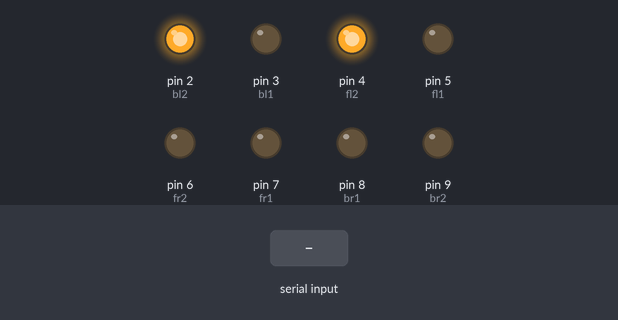
A sketch run on a simulated Arduino Mega 2560, built with avr-gcc and run on an emulated ATmega2560. Parts: output pins drawn as LEDs (lit = HIGH). The test bench sets the inputs (shaded band). What the sketch prints to the serial monitor is not drawn.

Above: at 1.2 s.
1.3 s: "90,45,200\n" received over the second serial link
2.8 s: "30,150,10\n" received over the second serial link
4.3 s: "90,45\n" received over the second serial link
5.8 s: "1,90,45\n" received over the second serial link
Timing chart, 0 to 8.3 s (numbered marks = the images above; inputs shaded):
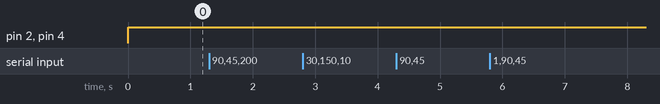

The sketch:

xbeetest.ino
```cpp
#define VERBOSE true

  int ID = 8;

  int speed1 = 40;
  int BUF_SZ = 40;
  int d = 1;

  unsigned long time_last_command = 0;

  int br1 = 8;
  int br2 = 9;
  int fr1 = 7;
  int fr2 = 6;
  int fl1 = 5;
  int fl2 = 4;
  int bl1 = 3;
  int bl2 = 2;


class XBEEComms {
  public:
    XBEEComms(): current_ttl_time(0), last_cmd_time(0) {}
    int current_command[3];
    String last_command;
    unsigned long current_ttl_time;  // time to live of last command recieved (milliseconds)
    unsigned long last_cmd_time;     // timestamp of last command (milliseconds)

    void update(String &last_command) {

      char buf[BUF_SZ];
      last_command.toCharArray(buf, sizeof(buf));

      int v[3];
      char *p = buf;
      char *tmp;
      int id = String(strtok_r(p, ",", &p)).toInt();
      for (int i = 0; i < 3; i++){
        tmp = strtok_r(p, ",", &p);
        v[i] = String(tmp).toInt();
      }
      int ttl = String(strtok_r(p, ",", &p)).toInt();

      // update timing so we know when to stop
      current_ttl_time = (unsigned long) ttl;
      if (VERBOSE) {
        Serial.print("Currently recorded ttl: ");
        Serial.print(current_ttl_time);
        Serial.print(" Current time: ");
        Serial.println(millis());
      }
      last_cmd_time = millis();
      memcpy(current_command, v, sizeof(int) * 3);
    }

    void get_command(int* cmd) {
      // gets the current valid command, or else return zeros.
      if (millis() > (current_ttl_time + last_cmd_time)) {
        int no_command[3] = {0, 0, 0};
        memcpy(cmd, no_command, sizeof(int) * 3);
        return;
      } else {
        memcpy(cmd, current_command, sizeof(int) * 3);
        return;
      }
    }
};


XBEEComms *comms;


void setup() {
  // put your setup code here, to run once:
  pinMode(br1, OUTPUT); // 8 and 9 and back right
  pinMode(br2, OUTPUT);
  pinMode(fr1, OUTPUT); // 7 and 6 and front right
  pinMode(fr2, OUTPUT);
  pinMode(fl1, OUTPUT); // 5 and 4 and front left
  pinMode(fl2, OUTPUT);
  pinMode(bl1, OUTPUT); // 3 and 2 a dn back left
  pinMode(bl2, OUTPUT);
  analogWrite(fr1, 0);
  analogWrite(br2, 0);
  analogWrite(fl1, 0);
  analogWrite(bl1, 0);
  Serial1.begin(9600);
  Serial.begin(9600);

  comms = new XBEEComms();
}

void stopAll(){
  analogWrite(fr1, 0);
  digitalWrite(fr2, LOW);
  analogWrite(br2, 0);
  digitalWrite(br1, LOW);
  analogWrite(fl1, 0);
  digitalWrite(fl2, HIGH);
  analogWrite(bl1, 0);
  digitalWrite(bl2, HIGH);
}

void makeMove(int* v){
  analogWrite(bl1, min(abs(v[0]), 255));
  digitalWrite(bl2, (v[0] > 0) ? HIGH : LOW);
  analogWrite(fl1, min(abs(v[1]), 255));
  digitalWrite(fl2, (v[1] > 0) ? HIGH : LOW);
  analogWrite(fr1, min(abs(v[2]), 255));
  digitalWrite(fr2, (v[2] > 0) ? HIGH : LOW);
  analogWrite(br2, min(abs(v[3]), 255));
  digitalWrite(br1, (v[3] > 0) ? HIGH : LOW);
}


void transformation(int* v, int* result){
  int x = 0.707 * (v[0] - v[1]);
  int y = 0.707 * (v[0] + v[1]);
  result[0] = -x + d * v[2];
  result[1] = y + d * v[2];
  result[2] = x + d * v[2];
  result[3] = -y + d * v[2];
}


void loop() {

  if (Serial1.available()) {
    String receivedStr = Serial1.readStringUntil('\n');
    comms->update(receivedStr);
  }

  int v[3], transformed_v[4];
  comms->get_command(v);
  if (v[0] == 0 && v[1] == 0 && v[2] == 0){
    stopAll();
  } else {
    transformation(v, transformed_v);
    makeMove(transformed_v);
  }


   /*
   if (Serial1.available())
  { // If data comes in from XBee, send it out to serial monitor
    time_last_command = millis();

    String receivedStr = Serial1.readStringUntil('\n');
    if (VERBOSE) {
      Serial.print("Received message: ");
      Serial.println(receivedStr);
    }
    char buf[BUF_SZ];
    receivedStr.toCharArray(buf, sizeof(buf));

    int v[3];
    int transformed_v[4];
    char *p = buf;
    char *tmp;
    int id = String(strtok_r(p, ",", &p)).toInt();
    for (int i = 0; i < 3; i++){
      tmp = strtok_r(p, ",", &p);
      v[i] = String(tmp).toInt();
    }

    if (VERBOSE) {
      Serial.print("Parsed to: ");
      char debugMsg[30];
      sprintf(debugMsg, "%d, %d, %d", v[0], v[1], v[2]);
      Serial.print("ID ");
      Serial.print(id);
      Serial.print(" MoveCommand: ");
      Serial.println(debugMsg);
    }

    if (id == -1 || id == ID) {
      if (v[0] == 0 && v[1] == 0 && v[2] == 0){
        stopAll();
      } else {
        transformation(v, transformed_v);
        makeMove(transformed_v);
      }
    }
  }

  // don't keep running if we don't have commands within 500 ms
  if (millis() - time_last_command > 500) {
    stopAll();
 }
 */
}
```
